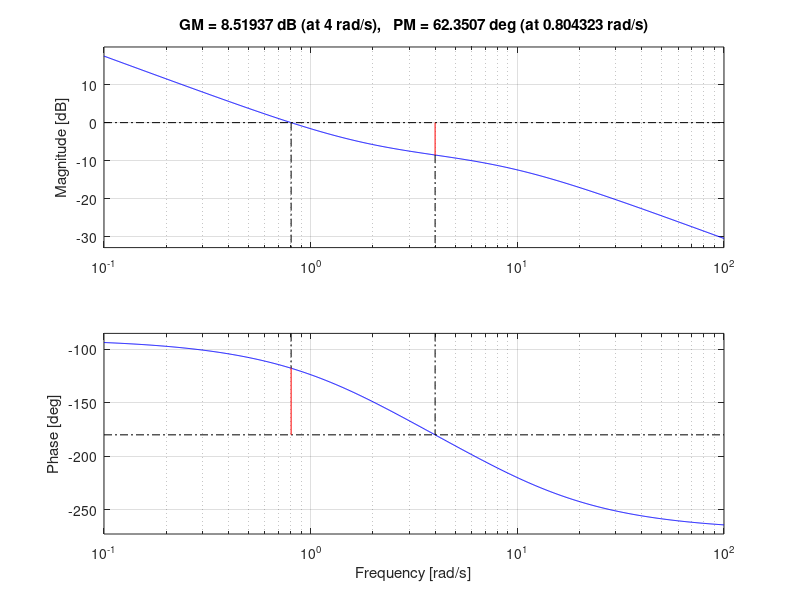
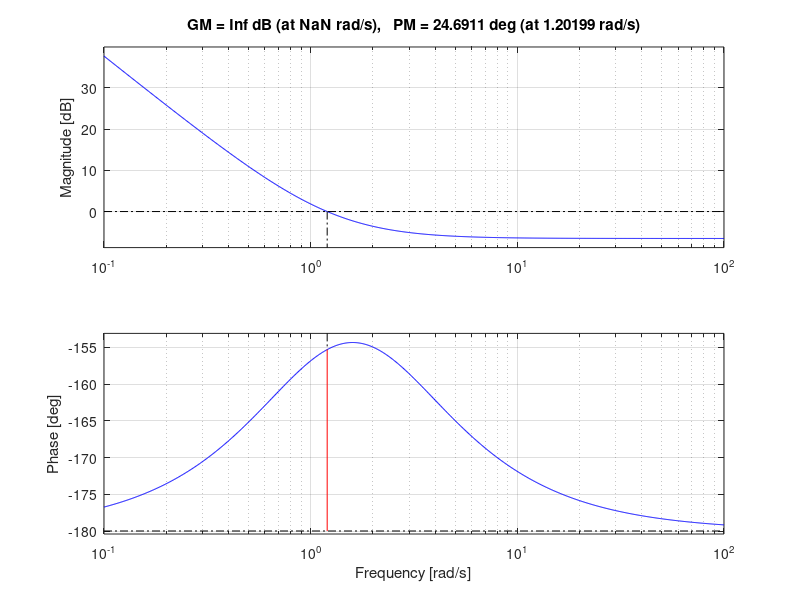
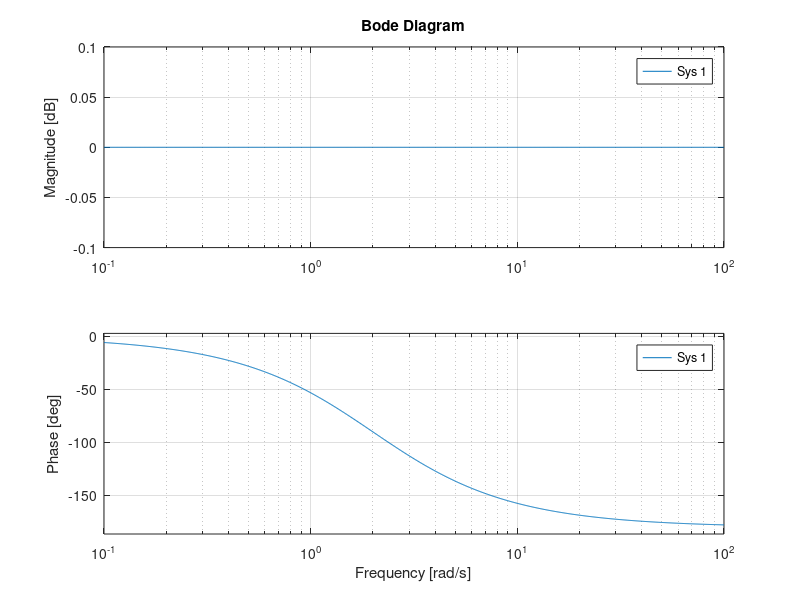

The MATLAB script that drew these images, in order:
G = zpk([2],[0, -2], -1)
Fzn = tf(1.2*[pi*pi/8, pi, 2], [pi, 0])
F = tf([1, 2], [1/3, 2/3+2])

G0zn = G*Fzn
G0 = G*F

figure(1)
clf
margin(G0)

figure(2)
clf
margin(G0zn)

figure(3)
clf
bode(tf('s')*G)
